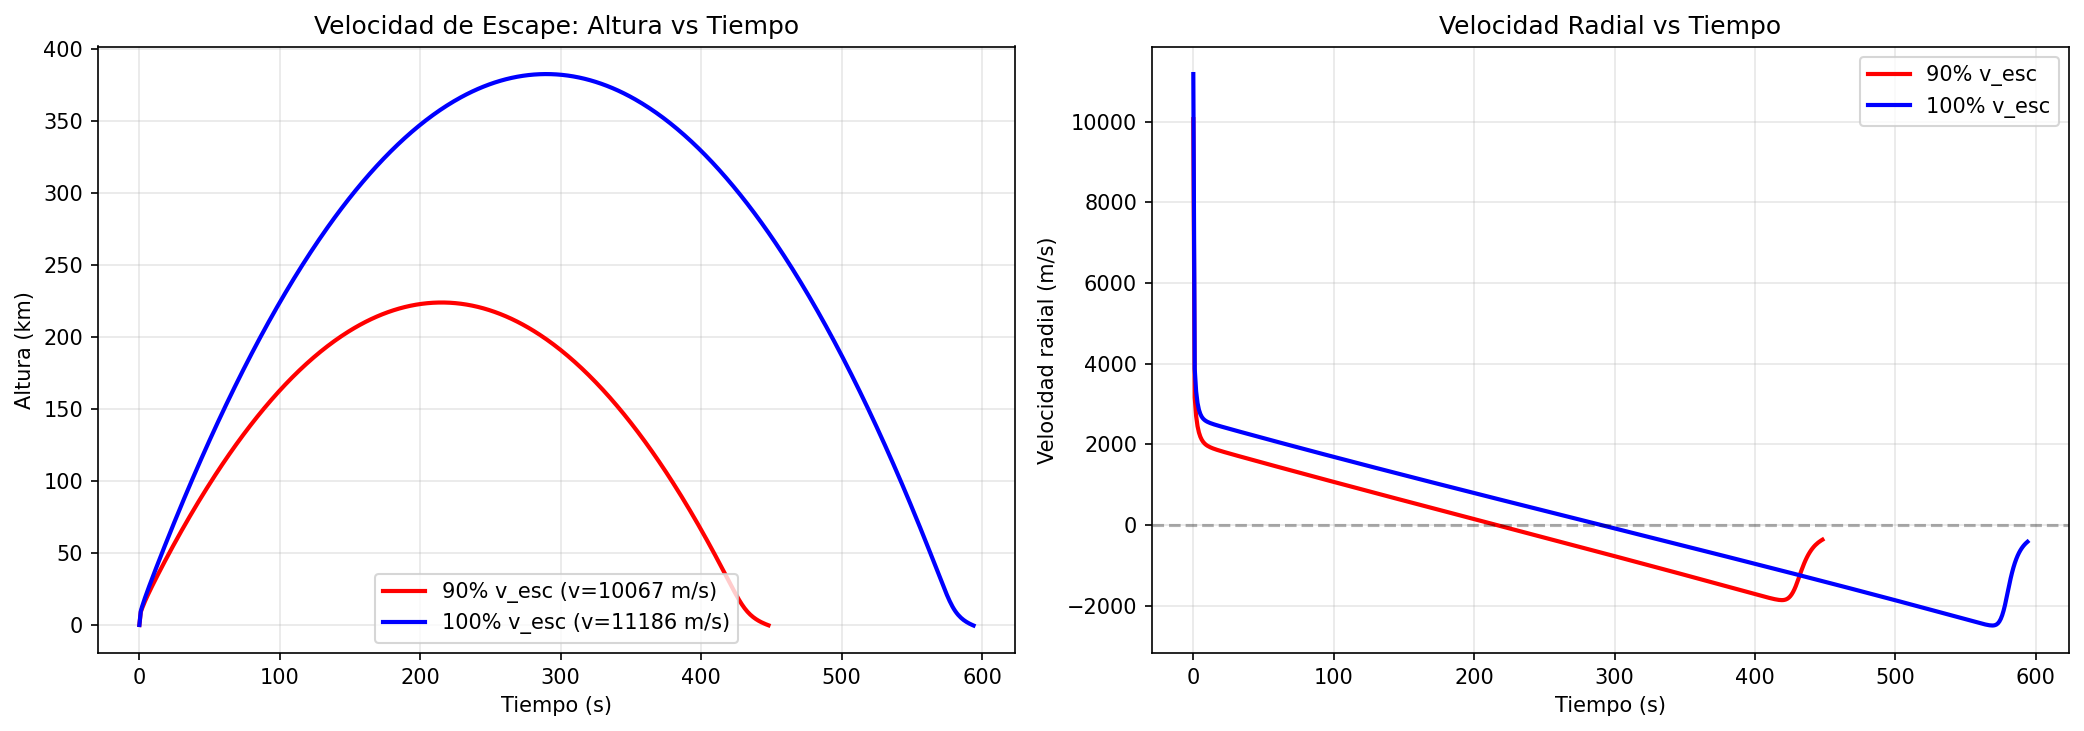

This figure's Python source:
"""
Test: Velocidad de escape

Verifica que un cohete con velocidad = velocidad de escape
pueda alejarse indefinidamente de la Tierra.

Velocidad de escape: v_esc = √(2GM/R) ≈ 11,186 m/s
"""
import sys
import os
sys.path.insert(0, os.path.abspath(os.path.join(os.path.dirname(__file__), '..')))

from cohete import Cohete
from constantes import *
import matplotlib.pyplot as plt
import numpy as np

print("="*70)
print("TEST: VELOCIDAD DE ESCAPE")
print("="*70)

# Calcular velocidad de escape teórica
v_escape_teorica = np.sqrt(2 * MU / R_E)
print(f"\nVelocidad de escape teórica: {v_escape_teorica:.2f} m/s ({v_escape_teorica/1000:.2f} km/s)")

# Test 1: Con velocidad MENOR que velocidad de escape (debe volver)
print(f"\n{'='*70}")
print("TEST 1: Velocidad SUB-ESCAPE (90% de v_esc)")
print("="*70)

v_inicial_1 = 0.9 * v_escape_teorica

cohete1 = Cohete(
    r_0=R_E + 100,
    q_0=v_inicial_1,      # 90% de v_escape
    q_dot_0=0.0,
    theta_0=0.0,
    gamma_0=0.0,
    gamma_dot_0=0.0,
    masa_cohete=1000.0,
    masa_fuel=0.0,        # Sin combustible
    beta=0.0,
    diametro=1.0,
    m_dot=0.0,
    isp=ISP,
    h_0=H_0, h_1=H_1, h_2=H_2
)

print(f"Velocidad inicial: {v_inicial_1:.2f} m/s ({v_inicial_1/v_escape_teorica*100:.1f}% de v_esc)")

cohete1.simular(dt=1.0, t_max=3000, usar_backward=True, log_cada=0)

alturas1 = [(r - R_E)/1000 for r in cohete1.r_hist]
velocidades1 = cohete1.q_hist
tiempo1 = np.arange(len(alturas1))

altura_max_1 = max(alturas1)
print(f"Altura máxima alcanzada: {altura_max_1:.2f} km")
print(f"Velocidad final: {velocidades1[-1]:.2f} m/s")

# Test 2: Con velocidad IGUAL a velocidad de escape
print(f"\n{'='*70}")
print("TEST 2: Velocidad DE ESCAPE (100% de v_esc)")
print("="*70)

cohete2 = Cohete(
    r_0=R_E + 100,
    q_0=v_escape_teorica,  # Exactamente v_escape
    q_dot_0=0.0,
    theta_0=0.0,
    gamma_0=0.0,
    gamma_dot_0=0.0,
    masa_cohete=1000.0,
    masa_fuel=0.0,
    beta=0.0,
    diametro=1.0,
    m_dot=0.0,
    isp=ISP,
    h_0=H_0, h_1=H_1, h_2=H_2
)

print(f"Velocidad inicial: {v_escape_teorica:.2f} m/s (100% de v_esc)")

cohete2.simular(dt=1.0, t_max=3000, usar_backward=True, log_cada=0)

alturas2 = [(r - R_E)/1000 for r in cohete2.r_hist]
velocidades2 = cohete2.q_hist
tiempo2 = np.arange(len(alturas2))

altura_max_2 = max(alturas2)
print(f"Altura alcanzada: {alturas2[-1]:.2f} km")
print(f"Velocidad final: {velocidades2[-1]:.2f} m/s")

# Graficar comparación
fig, (ax1, ax2) = plt.subplots(1, 2, figsize=(14, 5))

# Altura vs tiempo
ax1.plot(tiempo1, alturas1, 'r-', linewidth=2, label=f'90% v_esc (v={v_inicial_1:.0f} m/s)')
ax1.plot(tiempo2, alturas2, 'b-', linewidth=2, label=f'100% v_esc (v={v_escape_teorica:.0f} m/s)')
ax1.set_xlabel('Tiempo (s)')
ax1.set_ylabel('Altura (km)')
ax1.set_title('Velocidad de Escape: Altura vs Tiempo')
ax1.grid(True, alpha=0.3)
ax1.legend()

# Velocidad vs tiempo
ax2.plot(tiempo1, velocidades1, 'r-', linewidth=2, label='90% v_esc')
ax2.plot(tiempo2, velocidades2, 'b-', linewidth=2, label='100% v_esc')
ax2.axhline(y=0, color='k', linestyle='--', alpha=0.3)
ax2.set_xlabel('Tiempo (s)')
ax2.set_ylabel('Velocidad radial (m/s)')
ax2.set_title('Velocidad Radial vs Tiempo')
ax2.grid(True, alpha=0.3)
ax2.legend()

plt.tight_layout()
plt.savefig('test_velocidad_escape.png', dpi=150)
print(f"\n✓ Gráfico guardado: test_velocidad_escape.png")

# Verificaciones
print(f"\n{'='*70}")
print("VERIFICACIONES:")

# Test 1: Sub-escape debe volver (velocidad final negativa)
if velocidades1[-1] < 0:
    print("  ✓ TEST 1: Velocidad sub-escape regresa a la Tierra")
else:
    print(f"  ⚠ TEST 1: Velocidad final = {velocidades1[-1]:.2f} m/s (debería ser < 0)")

# Test 2: Velocidad de escape debe seguir alejándose (velocidad final > 0)
if velocidades2[-1] > 0:
    print("  ✓ TEST 2: Velocidad de escape permite escapar")
    if velocidades2[-1] < 100:  # Debería tender a 0
        print(f"      Velocidad final ≈ 0 ({velocidades2[-1]:.2f} m/s) ✓")
else:
    print(f"  ✗ TEST 2: ERROR - No escapa (v_final = {velocidades2[-1]:.2f} m/s)")

# Verificar altura continua creciendo en test 2
if alturas2[-1] > alturas2[-100]:
    print("  ✓ TEST 2: Altura sigue aumentando")
else:
    print("  ✗ TEST 2: ERROR - Altura dejó de crecer")

print("="*70)

# Guardar gráfico en la carpeta tests
plt.savefig(os.path.join(os.path.dirname(__file__), 'test_velocidad_escape.png'), dpi=150, bbox_inches='tight')
print("\n✓ Gráfico guardado: tests/test_velocidad_escape.png")
